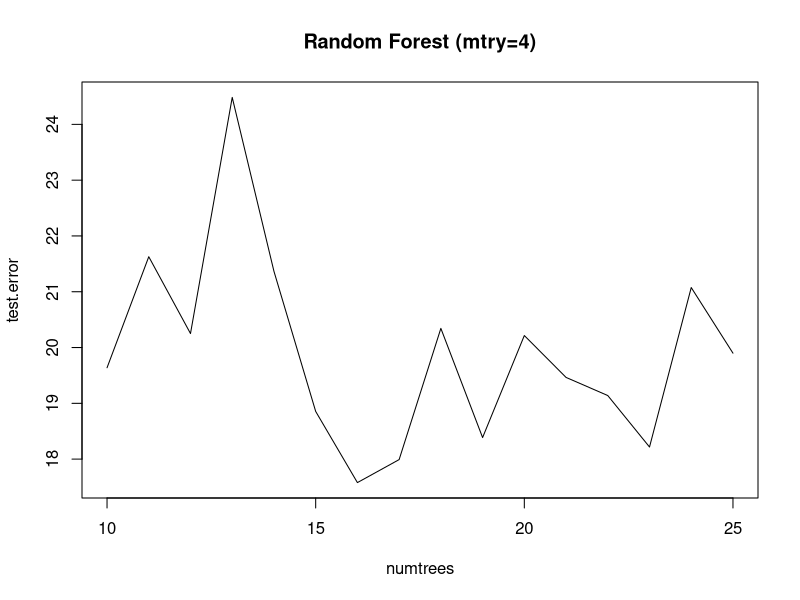
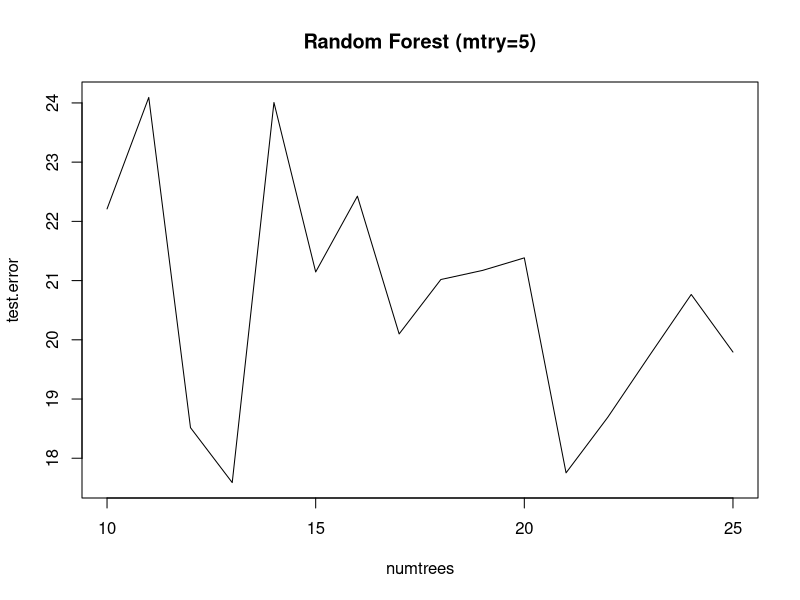
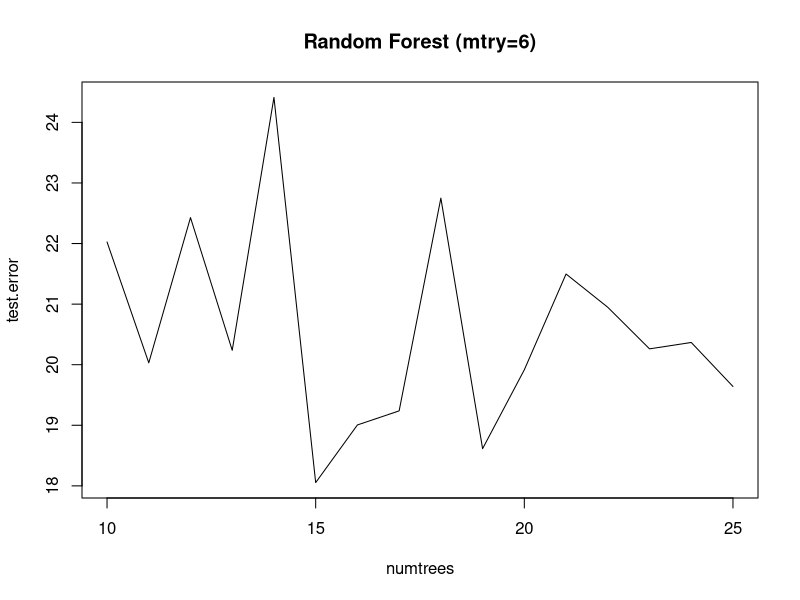
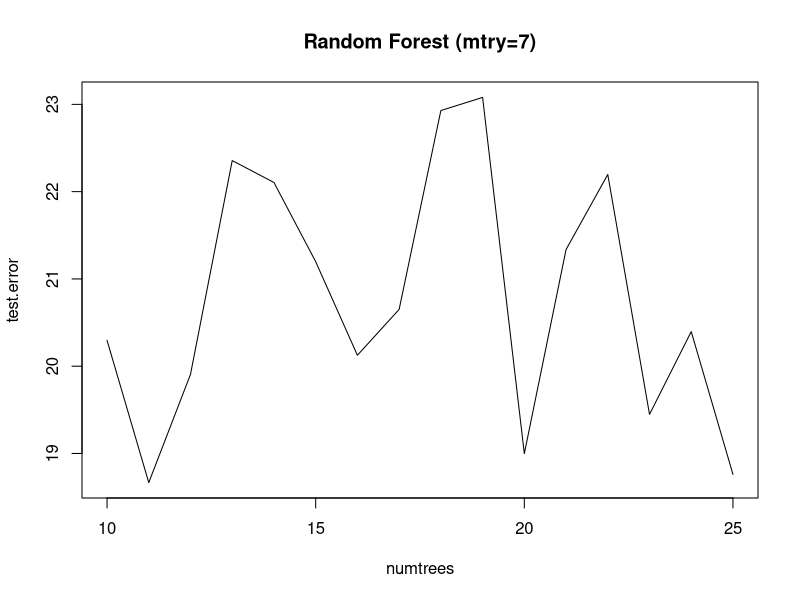
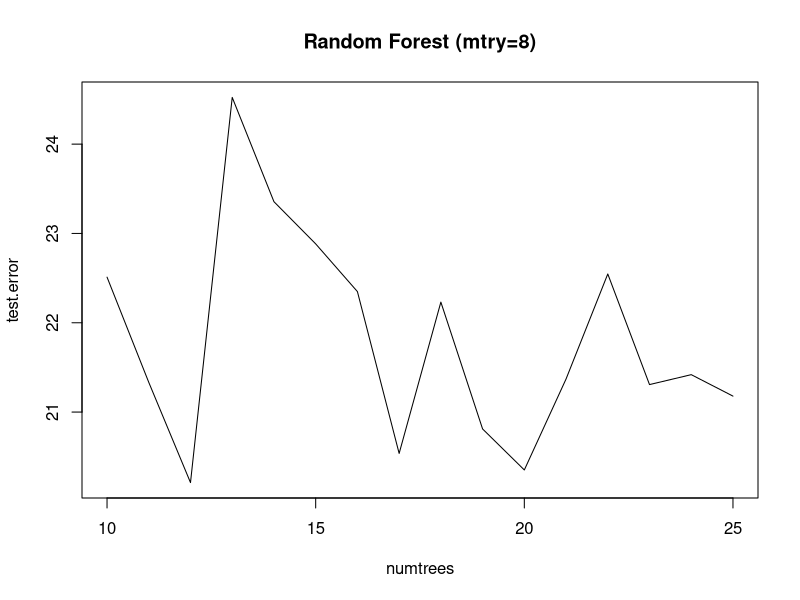
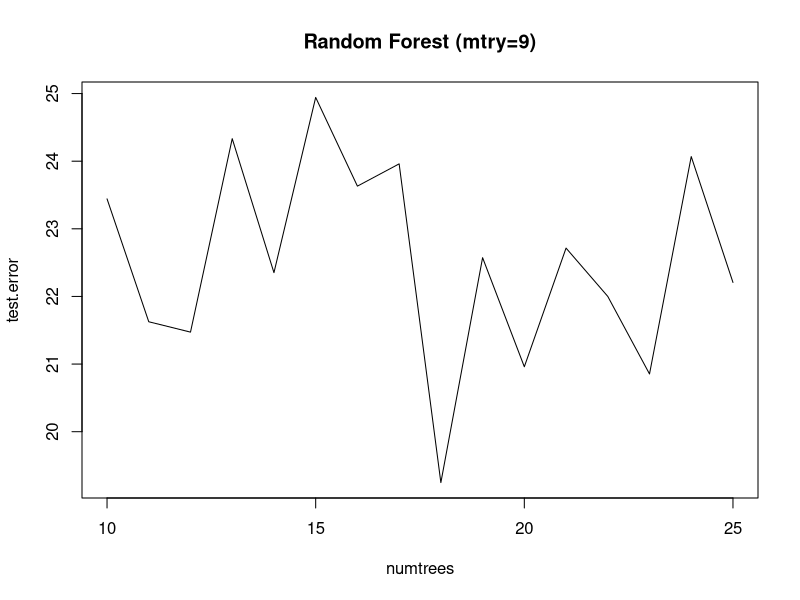
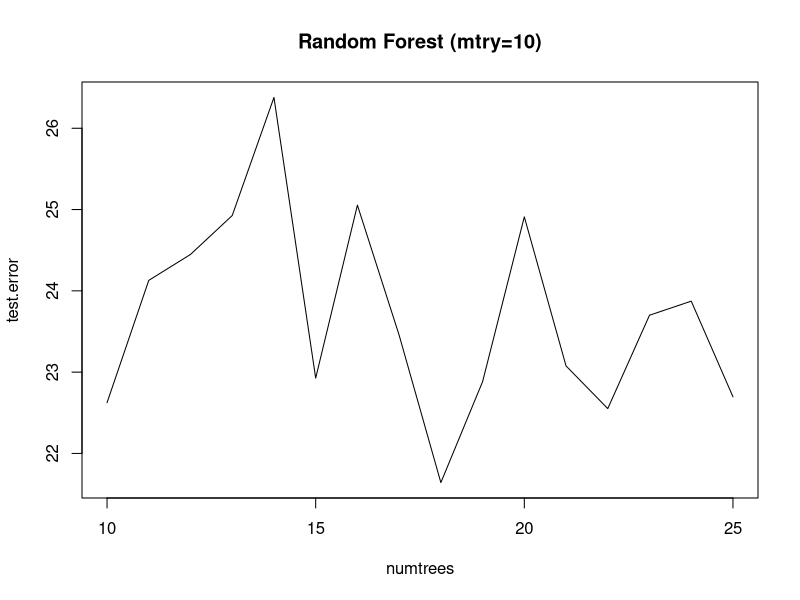
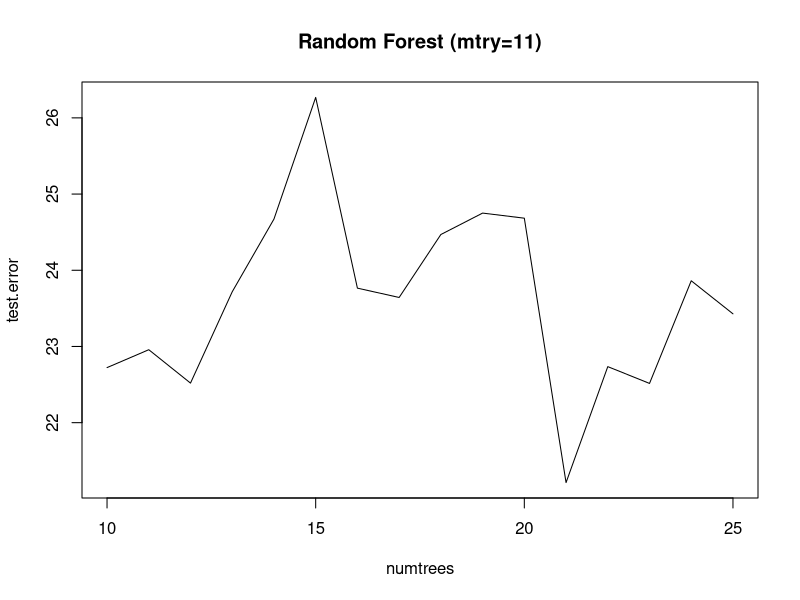

The R source for these figures, in order:
# Start by clearing your global environment and removing any variables from your workspace.
rm(list=ls())


# Define a function that will install packages needed for lab that are missing or will load required packages if they are already installed.
installIfAbsentAndLoad <- function(neededVector) {
  for(thispackage in neededVector) {
    if( ! require(thispackage, character.only = T) )
    { install.packages(thispackage)}
    require(thispackage, character.only = T)
  }
}


needed <- c("randomForest", "MASS")
installIfAbsentAndLoad(needed)  # Call our function and pass our vector of needed package names as an argument.

set.seed(1) # sets the seed for R's random number generator (makes results reproducible)

train <- sample(1:nrow(Boston), nrow(Boston)/2) # sample(data from which to choose, number of items to choose)
# sample(x, size, replace = FALSE, prob = NULL

boston.test <- Boston[-train, "medv"] # We're trying to assess model performance at predicting medv(median value of owner-occupied homes in \$1000s.)



# mtry = 4 to mtry = 13
mtry.range <- 4:13

# ntree = 10 to ntree = 25
ntree.range <- 10:25

test.error <- c()

for (mtry in mtry.range){
mse <- c()
ntrees.used <- c()
  for (ntree in ntree.range){
    rf.boston <- randomForest(medv~.,data=Boston,subset=train,mtry=mtry,ntree=ntree)
    yhat.rf <- predict(rf.boston,newdata=Boston[-train,])
    mse <- rbind(mse,mean((yhat.rf-boston.test)^2))  
    ntrees.used <- rbind(ntrees.used,ntree)
  }
  test.error<- cbind(test.error, mse,ntrees.used)

}


colnames(test.error) <- c("mse.4mtry", "numtrees.4mtry", "mse.5mtry", "numtrees.5mtry", "mse.6mtry", "numtrees.6mtry", "mse.7mtry", "numtrees.7mtry",
                          "mse.8mtry", "numtrees.8mtry", "mse.9mtry", "numtrees.9mtry", "mse.10mtry", "numtrees.10mtry", "mse.11mtry", "numtrees.11mtry",
                          "mse.12mtry", "numtrees.12mtry", "mse.13mtry", "numtrees.13mtry")



plot(test.error[,2],test.error[,1], type = 'l', main = 'Random Forest (mtry=4)', xlab = 'numtrees',ylab='test.error')
plot(test.error[,4],test.error[,3], type = 'l', main = 'Random Forest (mtry=5)', xlab = 'numtrees',ylab='test.error')
plot(test.error[,6],test.error[,5], type = 'l', main = 'Random Forest (mtry=6)', xlab = 'numtrees',ylab='test.error')
plot(test.error[,8],test.error[,7], type = 'l', main = 'Random Forest (mtry=7)', xlab = 'numtrees',ylab='test.error')
plot(test.error[,10],test.error[,9], type = 'l', main = 'Random Forest (mtry=8)', xlab = 'numtrees',ylab='test.error')
plot(test.error[,12],test.error[,11], type = 'l', main = 'Random Forest (mtry=9)', xlab = 'numtrees',ylab='test.error')
plot(test.error[,14],test.error[,13], type = 'l', main = 'Random Forest (mtry=10)', xlab = 'numtrees',ylab='test.error')
plot(test.error[,16],test.error[,15], type = 'l', main = 'Random Forest (mtry=11)', xlab = 'numtrees',ylab='test.error')
plot(test.error[,18],test.error[,17], type = 'l', main = 'Random Forest (mtry=12)', xlab = 'numtrees',ylab='test.error')
plot(test.error[,20],test.error[,19], type = 'l', main = 'Random Forest (mtry=13)', xlab = 'numtrees',ylab='test.error')



